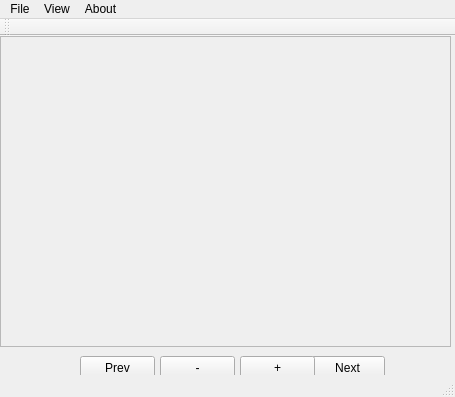
<?xml version="1.0" encoding="UTF-8"?>
<ui version="4.0">
 <class>MainWindow</class>
 <widget class="QMainWindow" name="MainWindow">
  <property name="geometry">
   <rect>
    <x>0</x>
    <y>0</y>
    <width>455</width>
    <height>397</height>
   </rect>
  </property>
  <property name="windowTitle">
   <string>MainWindow</string>
  </property>
  <widget class="QWidget" name="centralWidget">
   <widget class="QScrollArea" name="scrollArea">
    <property name="geometry">
     <rect>
      <x>0</x>
      <y>0</y>
      <width>451</width>
      <height>311</height>
     </rect>
    </property>
    <property name="widgetResizable">
     <bool>true</bool>
    </property>
    <widget class="QWidget" name="scrollAreaWidgetContents">
     <property name="geometry">
      <rect>
       <x>0</x>
       <y>0</y>
       <width>449</width>
       <height>309</height>
      </rect>
     </property>
    </widget>
   </widget>
   <widget class="QLabel" name="label">
    <property name="geometry">
     <rect>
      <x>10</x>
      <y>20</y>
      <width>46</width>
      <height>13</height>
     </rect>
    </property>
    <property name="text">
     <string/>
    </property>
   </widget>
   <widget class="QPushButton" name="pushButton_4">
    <property name="geometry">
     <rect>
      <x>310</x>
      <y>320</y>
      <width>75</width>
      <height>23</height>
     </rect>
    </property>
    <property name="text">
     <string>Next</string>
    </property>
   </widget>
   <widget class="QPushButton" name="pushButton">
    <property name="geometry">
     <rect>
      <x>160</x>
      <y>320</y>
      <width>75</width>
      <height>23</height>
     </rect>
    </property>
    <property name="text">
     <string>-</string>
    </property>
   </widget>
   <widget class="QPushButton" name="pushButton_3">
    <property name="geometry">
     <rect>
      <x>80</x>
      <y>320</y>
      <width>75</width>
      <height>23</height>
     </rect>
    </property>
    <property name="text">
     <string>Prev</string>
    </property>
   </widget>
   <widget class="QPushButton" name="pushButton_2">
    <property name="geometry">
     <rect>
      <x>240</x>
      <y>320</y>
      <width>75</width>
      <height>23</height>
     </rect>
    </property>
    <property name="text">
     <string>+</string>
    </property>
   </widget>
  </widget>
  <widget class="QMenuBar" name="menuBar">
   <property name="geometry">
    <rect>
     <x>0</x>
     <y>0</y>
     <width>455</width>
     <height>21</height>
    </rect>
   </property>
   <widget class="QMenu" name="menuFile">
    <property name="title">
     <string>File</string>
    </property>
    <addaction name="actionOpen"/>
    <addaction name="actionExit"/>
   </widget>
   <widget class="QMenu" name="menuView">
    <property name="title">
     <string>View</string>
    </property>
    <addaction name="actionZoomIn"/>
    <addaction name="actionZoomOut"/>
    <addaction name="separator"/>
    <addaction name="actionFitToWindow"/>
    <addaction name="actionNormal_Size"/>
   </widget>
   <widget class="QMenu" name="menuAbout">
    <property name="title">
     <string>About</string>
    </property>
    <addaction name="actionHelp"/>
    <addaction name="actionAbout_Program"/>
   </widget>
   <addaction name="menuFile"/>
   <addaction name="menuView"/>
   <addaction name="menuAbout"/>
  </widget>
  <widget class="QToolBar" name="mainToolBar">
   <attribute name="toolBarArea">
    <enum>TopToolBarArea</enum>
   </attribute>
   <attribute name="toolBarBreak">
    <bool>false</bool>
   </attribute>
  </widget>
  <widget class="QStatusBar" name="statusBar"/>
  <action name="actionOpen">
   <property name="text">
    <string>Open</string>
   </property>
  </action>
  <action name="actionExit">
   <property name="text">
    <string>Exit</string>
   </property>
  </action>
  <action name="actionZoomIn">
   <property name="text">
    <string>ZoomIn</string>
   </property>
  </action>
  <action name="actionHelp">
   <property name="text">
    <string>Help</string>
   </property>
  </action>
  <action name="actionAbout_Program">
   <property name="text">
    <string>About Program</string>
   </property>
  </action>
  <action name="actionZoomOut">
   <property name="text">
    <string>ZoomOut</string>
   </property>
  </action>
  <action name="actionFitToWindow">
   <property name="text">
    <string>Fit To Window</string>
   </property>
  </action>
  <action name="actionNormal_Size">
   <property name="text">
    <string>Normal Size</string>
   </property>
  </action>
 </widget>
 <layoutdefault spacing="6" margin="11"/>
 <resources/>
 <connections/>
</ui>
